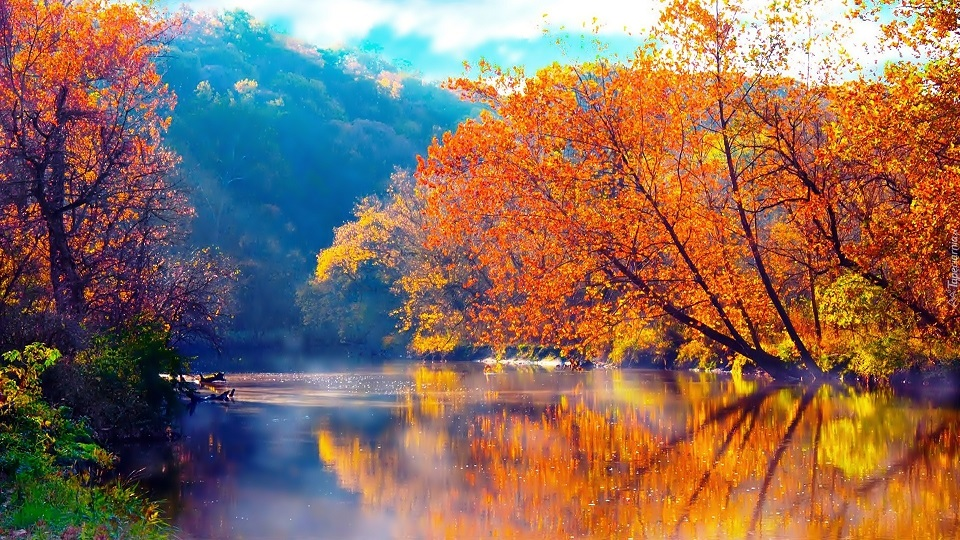
#> input picture lab5/jesien.jpg, 960 x 540 px; the run also reads 1 picture not shown here
$ python zad3.py
#> lines starting #> are read from the running program, lines starting #| are printed output that depends on the picture; after the words box and inside, x2 and y2 are one past the last pixel; in counts of white or black regions, pixels touching at a corner belong together
from PIL import Image

def odkoduj(obraz1_path, obraz2_path, output_path):
#> called with obraz1_path = 'jesien.jpg', obraz2_path = 'zakodowany2.bmp', output_path = 'kod2.bmp'
    obraz1 = Image.open(obraz1_path).convert("RGB")
#> obraz1 is the input picture: PIL image 960x540 RGB; mean R, G, B 138.7, 107.2, 90.9
    obraz2 = Image.open(obraz2_path).convert("RGB")

    if obraz1.size != obraz2.size:
        raise ValueError("Obrazy mają różne wymiary!")

    wynik = Image.new("L", obraz1.size)
#> wynik: PIL image 960x540 L; every value is 0

    pixels1 = obraz1.load()
    pixels2 = obraz2.load()
    wynik_pixels = wynik.load()

    for x in range(obraz1.width):
        for y in range(obraz1.height):
            if pixels1[x, y] != pixels2[x, y]:
                wynik_pixels[x, y] = 255
            else:
                wynik_pixels[x, y] = 0

    wynik.save(output_path)
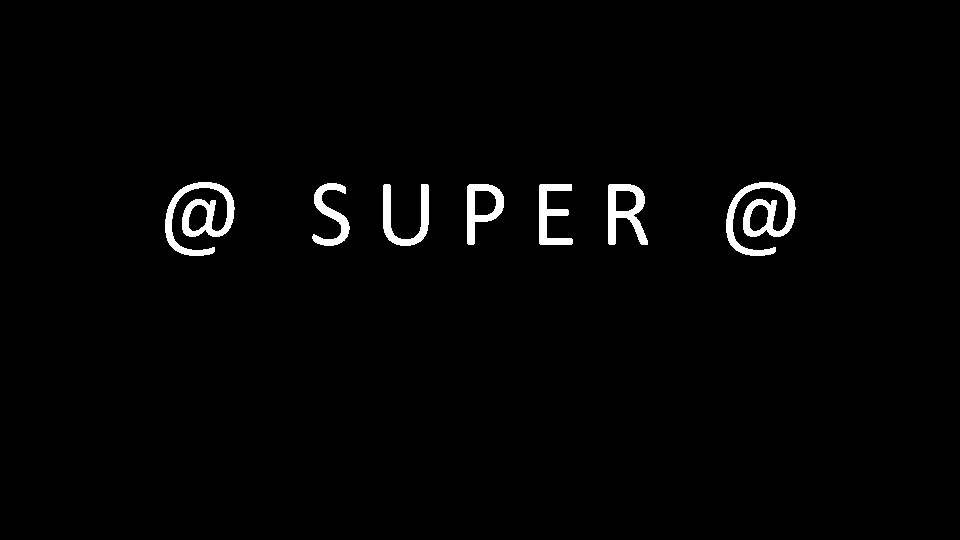
#> saved as kod2.bmp: PIL image 960x540 L; 1.8% white; 7 white regions, largest, box (x1, y1, x2, y2) and area: (165, 182, 235, 256) 1990, (726, 182, 796, 256) 1990, (608, 184, 648, 245) 1210

odkoduj("jesien.jpg", "zakodowany2.bmp", "kod2.bmp")
